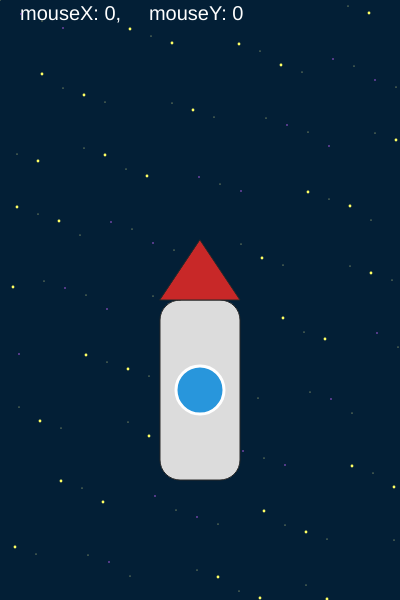
Frame 1 (no input)
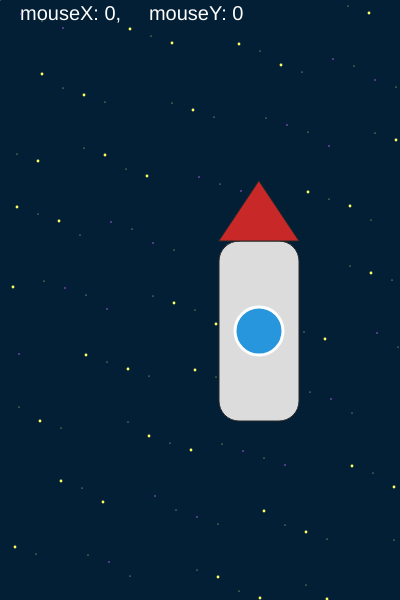
Frame 60 (no input)
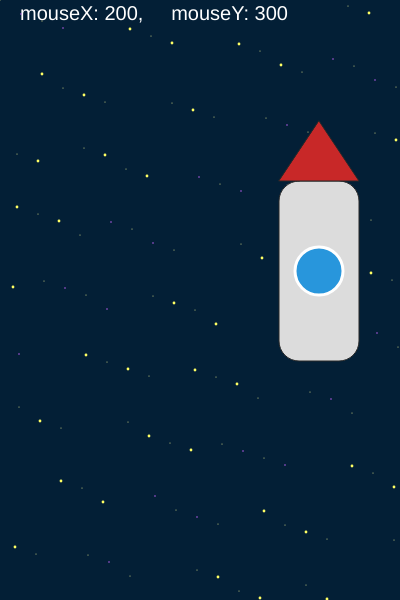
Frame 120 (the mouse pressed at the canvas centre since frame 60)

The p5.js sketch that drew these frames (run headless with seeded random() and noise() and a simulated clock; from frame 60 on, the mouse is pressed at the canvas centre):

// p5.js sketch
// ── sketch.js
let xMax = 400;
let yMax = 600;

let xRocket = xMax/2;
let yRocket = yMax*0.6;


function setup() {
  createCanvas(xMax, yMax);
  frameRate(30);
}

function draw() {
  background("#031f36");

  // mostrare un testo bianco che 
  //dice le coordinate del mouse
  //sul foglio da disegno
  fill(255); //bianco
  textSize(20);
  //stringa, x, y
  text("mouseX: " + mouseX + ",\
     mouseY: " + mouseY,20,20);
  //disegnare le stelle
  //120
  //tre tipi di stelle: a, b, c
  //fino a che abbiamo 120 stelle
  //stelle ellipse
  push();
  // 3 cicli

  //ciclo 1 specifica stella a, 40
  noStroke();
  // un unico ciclo
  // creare una sequenza x fare a, b, c
  for(let i=0; i < 120 ; i++){
    let starX = (i*37) % width + (i%3) * 5;
    let starY = ((i*73) % height) + (i%7);
    //operatore modulo %
    //stella a quando i è pari
    if ( i % 2 == 0){
      //stella tipo a
      fill(255,255,150);
      ellipse(starX,starY,1) //1
      //stelle tipo b 
      // ci saranno 
      //per ogni i che è divisibile per 3
    }else if( i % 3 == 0 ){
      //stella b
      fill(200, 100, 255);
      ellipse(starX, starY, 1.5) //1.5
    }else{
      //stella c
      fill(255,255,100);
      ellipse(starX,starY, 2.8) //2.8
    }

  }
  //ciclo 2 specifica stella b, 40
  //   for(let i=0; i < 40; i++){
  //   let starX = (i*37) % width + (i%3) * 5;
  //   let starY = ((i*73) % height) + (i%7);
  //   fill(200,100,255);
  //   ellipse(starX,starY,10);
  // }
  //ciclo 3 specifica stella c, 40

  pop();

  //aprire contesto di disegno
  push();
  fill(220);
  stroke(40);
  //alternativa
  rectMode(CENTER);
  rect(xRocket, yRocket+30, 80, 180,20);
  //
  // pop();
  //triangolo
  fill(200,40,40);
  triangle(xRocket-40, yRocket-60, xRocket+40,  
    yRocket-60, xRocket, yRocket-120);

  // cerchio
  fill(40, 150, 220);
  stroke(255);
  strokeWeight(3);
  ellipse(xRocket,yRocket+30,48,48);
  //finire contesto
  pop();

  xRocket = (xRocket +1) % xMax;
  yRocket = yRocket - 1;
  //quando la yRocket sarà oltre una certa soglia
  let soglia = - (yMax * 0.6);
  if(yRocket < soglia){
    yRocket = yMax;
  }
  //allora resettare la yRocket
}
